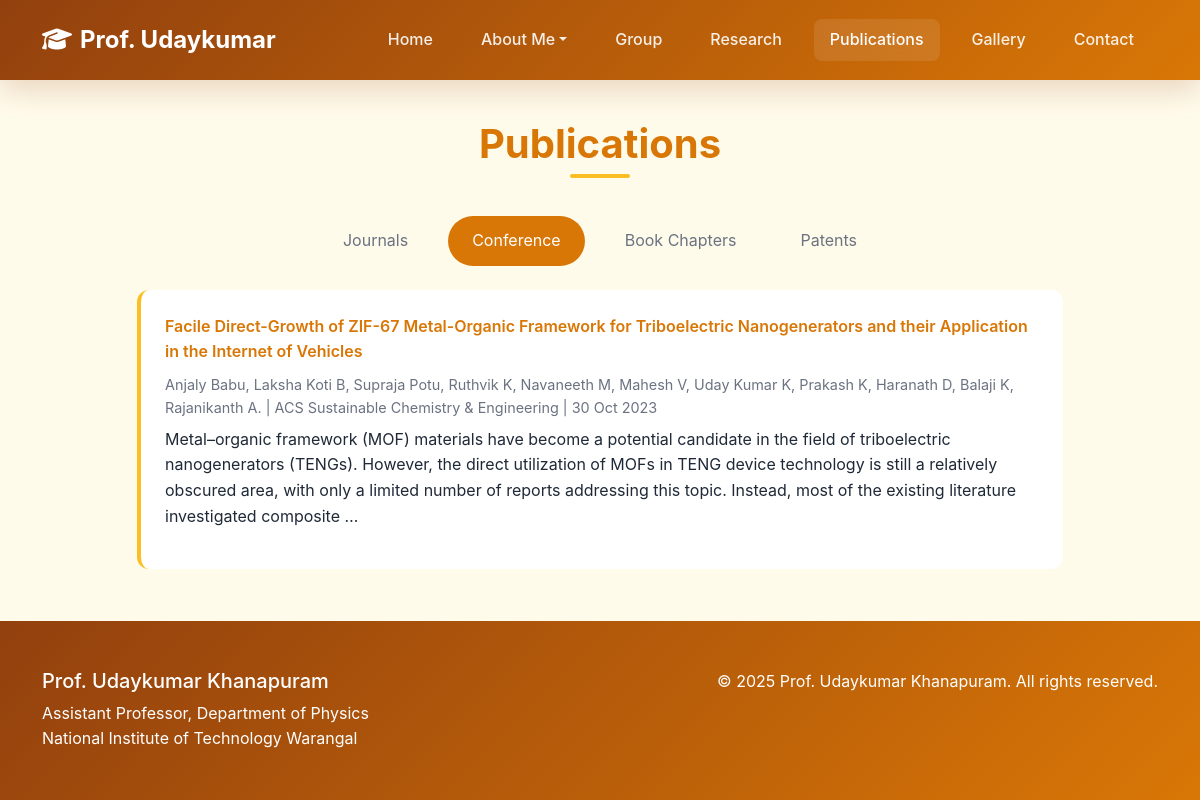
The app's page /publications/?category=conference with its own data.
### website/models.py (models this page shows, shortened)
class Publication(models.Model):
    CATEGORY_CHOICES = [
        ('journals', 'Journals'),
        ('conference', 'Conference'),
        ('book_chapters', 'Book Chapters'),
        ('patents', 'Patents'),
    ]
    title = models.CharField(max_length=500)
    authors = models.TextField()
    journal = models.CharField(max_length=200, blank=True)
    volume = models.CharField(max_length=50, blank=True)
    page_no = models.CharField(max_length=50, blank=True)
    publication_date = models.DateField(help_text="Publication date (Day/Month/Year)")
    description = models.TextField(blank=True)
    url = models.URLField(blank=True)
    publication_link = models.URLField(blank=True, help_text="Direct link to the publication")
    category = models.CharField(max_length=20, choices=CATEGORY_CHOICES, default='journals')
    created_at = models.DateTimeField(auto_now_add=True)
    class Meta:
        ordering = ['-publication_date', '-created_at']

### website/views.py (the view)
# urls.py: path('publications/', views.publications, name='publications'),
def publications(request):
    category = request.GET.get('category', 'journals')
    publications = Publication.objects.filter(category=category)
    categories = Publication.CATEGORY_CHOICES
    context = {
        'publications': publications,
        'categories': categories,
        'current_category': category
    }
    return render(request, 'publications.html', context)

### templates/publications.html (shortened to what this page needs)
{% extends 'base.html' %}
{% load static %}
{% block content %}
<div style="padding-top: 120px;">
    <div class="container">
        <h2 class="section-title">Publications</h2>
        <div class="row mb-4">
            <div class="col-12">
                <ul class="nav nav-pills justify-content-center" id="publicationTabs">
                    {% for category_key, category_name in categories %}
                    <li class="nav-item">
                        <a class="nav-link {% if current_category == category_key %}active{% endif %}"
                           href="?category={{ category_key }}">{{ category_name }}</a>
                    </li>
                    {% endfor %}
                </ul>
            </div>
        </div>
        <div class="row">
            <div class="col-lg-10 mx-auto">
                {% for publication in publications %}
                <div class="publication-item">
                    <div class="publication-title">
                        {% if publication.publication_link %}
                            <a href="{{ publication.publication_link }}" target="_blank" class="publication-link">
                                {{ publication.title }}
                            </a>
                        {% else %}
                            {{ publication.title }}
                        {% endif %}
                    </div>
                    <div class="publication-meta">
                        {{ publication.authors }} | {{ publication.journal }}
                        | {{ publication.publication_date|date:"d M Y" }}
                    </div>
                    {% if publication.description %}
                        <p class="mt-2">{{ publication.description|truncatewords:50 }}</p>
                    {% endif %}
                </div>
                {% endfor %}
            </div>
        </div>
    </div>
</div>
{% endblock %}

### static/css/style.css (style rules this page uses)
:root { --primary-color: #d97706; --secondary-color: #f59e0b; --accent-color: #fbbf24; --dark-primary: #92400e; --text-dark: #1f2937; --text-light: #6b7280; --bg-light: #fffbeb; --gradient: linear-gradient(135deg, #d97706 0%, #f59e0b 100%); }
* { margin: 0; padding: 0; box-sizing: border-box; }
html, body { height: 100%; }
body { font-family: 'Inter', -apple-system, BlinkMacSystemFont, sans-serif; line-height: 1.6; color: var(--text-dark); background: var(--bg-light); }
.section-title { font-size: 2.5rem; font-weight: 700; color: var(--primary-color); margin-bottom: 3rem; text-align: center; position: relative; }
.section-title::after { content: ''; position: absolute; bottom: -10px; left: 50%; transform: translateX(-50%); width: 60px; height: 4px; background: var(--accent-color); border-radius: 2px; }
.publication-item { background: white; border-radius: 12px; padding: 1.5rem; margin-bottom: 1rem; border-left: 4px solid var(--accent-color); transition: all 0.3s ease; }
.publication-title { font-weight: 600; color: var(--primary-color); margin-bottom: 0.5rem; }
.publication-meta { color: var(--text-light); font-size: 0.9rem; }
.nav-pills .nav-link.active { background-color: var(--primary-color); }

### templates/publications.html (style rules this page uses)
.publication-link { color: var(--primary-color); text-decoration: none; transition: color 0.3s ease; }
.nav-pills .nav-link { color: var(--text-light); margin: 0 0.5rem; padding: 0.75rem 1.5rem; border-radius: 25px; transition: all 0.3s ease; }
.nav-pills .nav-link.active { background-color: var(--primary-color); color: white; }

### records on screen
Publication: title "Facile Direct-Growth of ZIF-67 Metal-Organic Framework for Triboelectric Nanogenerators and their Application in the Internet of Vehicles", authors "Anjaly Babu, Laksha Koti B, Supraja Potu, Ruthvik K, Navaneeth M, Mahesh V, Uday Kumar K, Prakash K, Haranath D, Balaji K, Rajanikanth A.", journal "ACS Sustainable Chemistry & Engineering", publication_date "30 Oct 2023", description "Metal–organic framework (MOF) materials have become a potential candidate in the field of triboelectric nanogenerators (TENGs). However, the direct utilization of MOFs in TENG device technology is still a relatively obscured area, with only a limited number of reports addressing this topic. Instead, most of the existing literature investigated composite …"

### other values on screen
{{ category_name }} "Journals" "Conference" "Book Chapters" "Patents"
